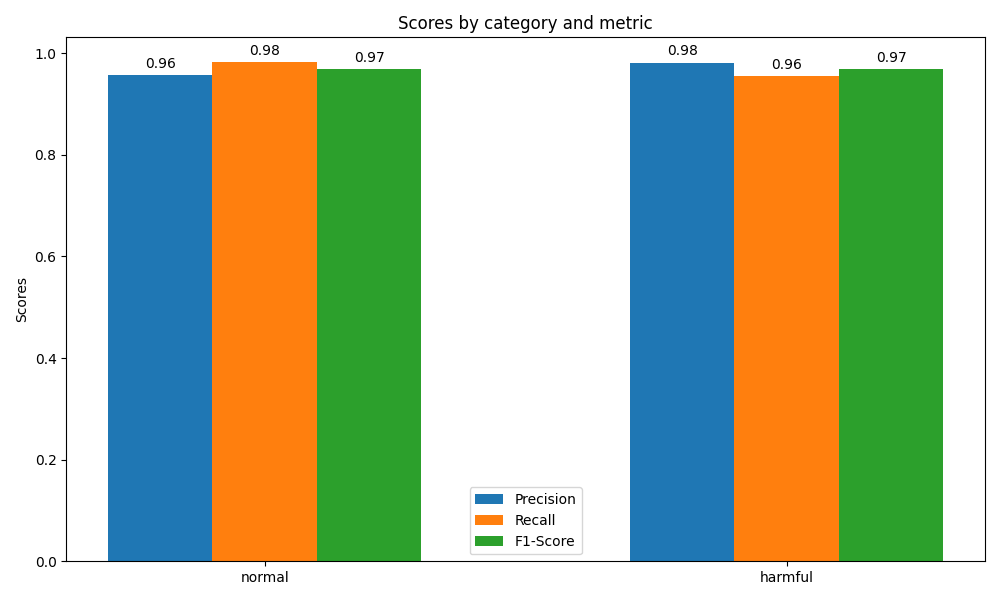

The script that drew this image:
import pandas as pd
import joblib
import logging
from sklearn.metrics import classification_report, accuracy_score, confusion_matrix
import matplotlib.pyplot as plt
import seaborn as sns
import numpy as np

# Setup logging
logging.basicConfig(level=logging.INFO, format='%(asctime)s - %(levelname)s - %(message)s')
logger = logging.getLogger()

# Function to load a joblib file safely
def safe_load_joblib(path):
    try:
        return joblib.load(path)
    except Exception as e:
        logger.error(f"Failed to load joblib file from {path}", exc_info=True)
        return None

# Load the trained model and vectorizer
logger.info("Loading the trained model and TF-IDF vectorizer...")
clf = safe_load_joblib('./trained_models/classifier.pkl')
vectorizer = safe_load_joblib('./trained_models/vectorizer.pkl')
if not clf or not vectorizer:
    logger.error("Failed to load model or vectorizer. Exiting program.")
    exit(1)
logger.info("Model and vectorizer loaded successfully.")

# Load the test datasets
logger.info("Loading the test datasets...")
test_normal = pd.read_csv('./dataset/testing_dataset/testing-normal.csv')
test_harmful = pd.read_csv('./dataset/testing_dataset/testing-harmful.csv')
logger.info("Test datasets loaded successfully.")

# Combine the datasets
logger.info("Combining test datasets...")
test_data = pd.concat([test_normal, test_harmful], ignore_index=True)
logger.info("Test datasets combined successfully.")

# Extract features and labels
X_test = test_data['tweet']  # Assuming the column with tweets is named 'tweet'
y_test = test_data['ground_truth']

# Convert text data into numerical features using the TF-IDF vectorizer
logger.info("Converting test data into numerical features using the TF-IDF vectorizer...")
X_test_tfidf = vectorizer.transform(X_test)

# Predict the labels of the test dataset
logger.info("Predicting the labels of the test dataset...")
y_pred = clf.predict(X_test_tfidf)

# Evaluate the performance of the model
logger.info("Evaluating the performance of the model...")
accuracy = accuracy_score(y_test, y_pred)
report = classification_report(y_test, y_pred, target_names=['normal', 'harmful'])
conf_matrix = confusion_matrix(y_test, y_pred)

logger.info(f"Accuracy: {accuracy}")
logger.info(f"Classification Report:\n{report}")

# Print the evaluation results
print(f"Accuracy: {accuracy}")
print(f"Classification Report:\n{report}")

# Plot the confusion matrix
logger.info("Plotting the confusion matrix...")
plt.figure(figsize=(8, 6))
sns.heatmap(conf_matrix, annot=True, fmt="d", cmap="Blues", xticklabels=['normal', 'harmful'], yticklabels=['normal', 'harmful'])
plt.ylabel('Actual')
plt.xlabel('Predicted')
plt.title('Confusion Matrix')
plt.show()

# Extracting precision, recall, f1-score for visualization
logger.info("Extracting precision, recall, and f1-score for visualization...")
report_dict = classification_report(y_test, y_pred, target_names=['normal', 'harmful'], output_dict=True)
categories = list(report_dict.keys())[:-3]  # Exclude 'accuracy', 'macro avg', 'weighted avg'
precision = [report_dict[cat]['precision'] for cat in categories]
recall = [report_dict[cat]['recall'] for cat in categories]
f1_score = [report_dict[cat]['f1-score'] for cat in categories]

x = np.arange(len(categories))  # the label locations
width = 0.2  # the width of the bars

# Plotting precision, recall, f1-score
fig, ax = plt.subplots(figsize=(10, 6))
rects1 = ax.bar(x - width, precision, width, label='Precision')
rects2 = ax.bar(x, recall, width, label='Recall')
rects3 = ax.bar(x + width, f1_score, width, label='F1-Score')

# Add some text for labels, title and custom x-axis tick labels, etc.
ax.set_ylabel('Scores')
ax.set_title('Scores by category and metric')
ax.set_xticks(x)
ax.set_xticklabels(categories)
ax.legend()

# Function to label the bars
def autolabel(rects):
    for rect in rects:
        height = rect.get_height()
        ax.annotate('{}'.format(round(height, 2)),
                    xy=(rect.get_x() + rect.get_width() / 2, height),
                    xytext=(0, 3),  # 3 points vertical offset
                    textcoords="offset points",
                    ha='center', va='bottom')

autolabel(rects1)
autolabel(rects2)
autolabel(rects3)

fig.tight_layout()

plt.show()
